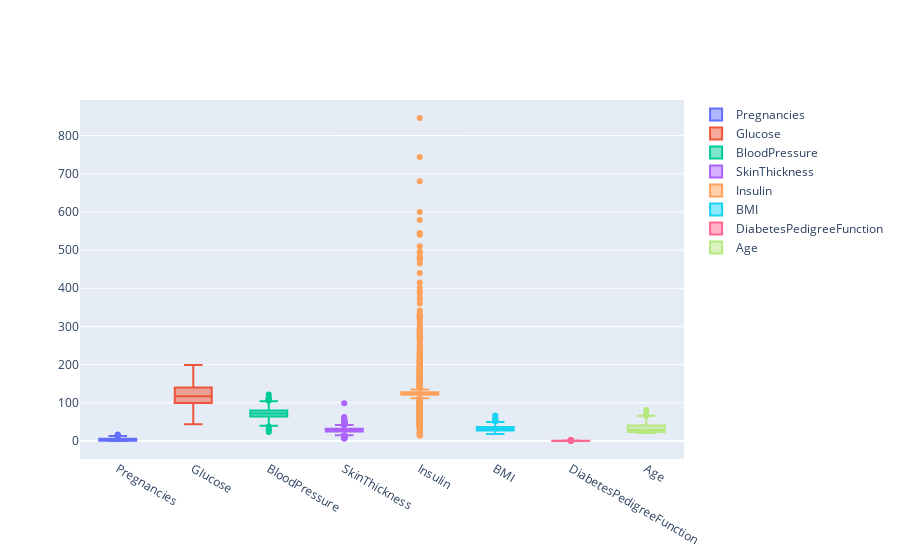

Notebook source saved alongside this figure:
### Code cell
fig = go.Figure()
my_cols = ['Pregnancies','Glucose','BloodPressure','SkinThickness',
           'Insulin','BMI','DiabetesPedigreeFunction','Age']
for col in my_cols:
    fig.add_trace(go.Box(y=df1[col], name=f'{col}'))
fig.show()

### Figure 1 — Plotly figure (JSON) as saved in the notebook; plotly's stock layout.template omitted (floating-point values rounded to 4 significant figures; data arrays with more than 128 entries replaced by an {"elided": "..."} marker saying what was removed)
{"data": [{"name": "Pregnancies", "type": "box", "y": {"elided": "768 int values"}}, {"name": "Glucose", "type": "box", "y": {"elided": "768 float values"}}, {"name": "BloodPressure", "type": "box", "y": {"elided": "768 float values"}}, {"name": "SkinThickness", "type": "box", "y": {"elided": "768 float values"}}, {"name": "Insulin", "type": "box", "y": {"elided": "768 float values"}}, {"name": "BMI", "type": "box", "y": {"elided": "768 float values"}}, {"name": "DiabetesPedigreeFunction", "type": "box", "y": {"elided": "768 float values"}}, {"name": "Age", "type": "box", "y": {"elided": "768 int values"}}], "layout": {}}
